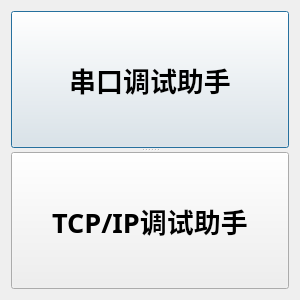
<?xml version="1.0" encoding="UTF-8"?>
<ui version="4.0">
 <class>CommToolDlg</class>
 <widget class="QDialog" name="CommToolDlg">
  <property name="geometry">
   <rect>
    <x>0</x>
    <y>0</y>
    <width>300</width>
    <height>300</height>
   </rect>
  </property>
  <property name="font">
   <font>
    <family>Adobe 宋体 Std L</family>
    <pointsize>20</pointsize>
    <weight>75</weight>
    <bold>true</bold>
   </font>
  </property>
  <property name="windowTitle">
   <string>通讯调试助手</string>
  </property>
  <layout class="QGridLayout" name="gridLayout">
   <item row="0" column="0">
    <widget class="QSplitter" name="splitter">
     <property name="orientation">
      <enum>Qt::Vertical</enum>
     </property>
     <widget class="QPushButton" name="serialPortBtn">
      <property name="text">
       <string>串口调试助手</string>
      </property>
     </widget>
     <widget class="QPushButton" name="tcpIpBtn">
      <property name="text">
       <string>TCP/IP调试助手</string>
      </property>
     </widget>
    </widget>
   </item>
  </layout>
 </widget>
 <tabstops>
  <tabstop>serialPortBtn</tabstop>
  <tabstop>tcpIpBtn</tabstop>
 </tabstops>
 <resources/>
 <connections/>
</ui>
